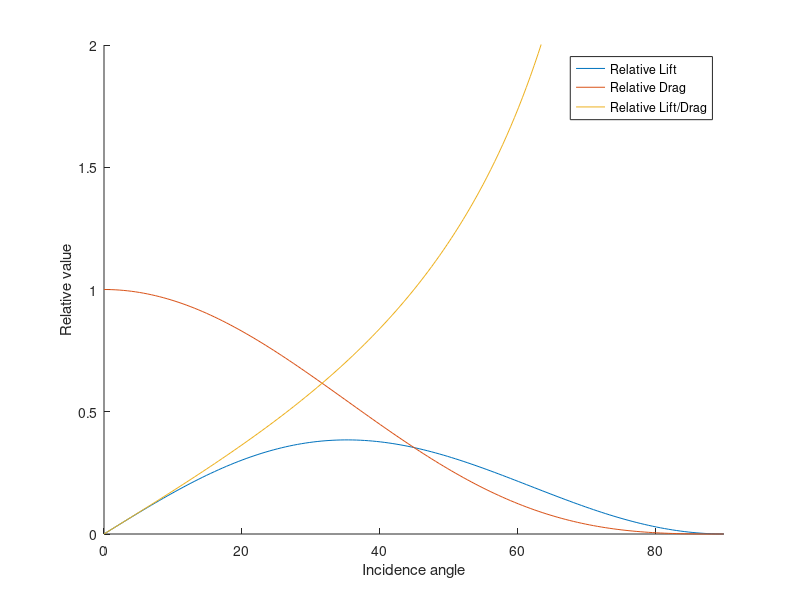

MATLAB code to generate this figure:
clear; close all

x = 0:0.01:pi/2;
L = cos(x).^2.*sin(x);
D = cos(x).^3;
LD = L./D;

figure
hold on
axis([0 rad2deg(pi/2) 0 2])
ylabel('Relative value')
xlabel('Incidence angle')

plot(rad2deg(x),L)
plot(rad2deg(x),D)
plot(rad2deg(x),LD)

legend('Relative Lift', 'Relative Drag', 'Relative Lift/Drag')
